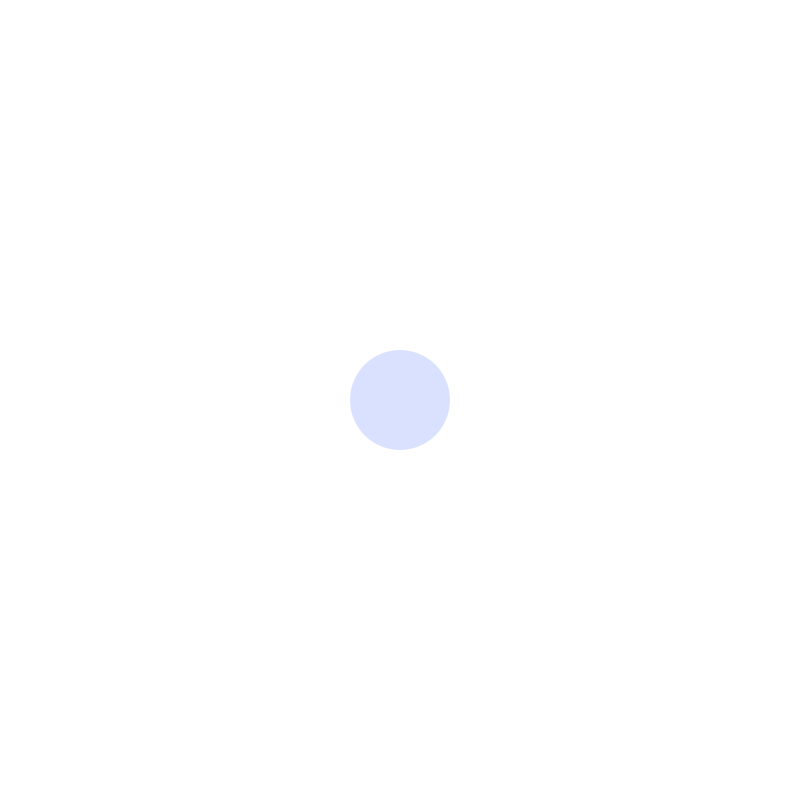
Frame 1 (no input)
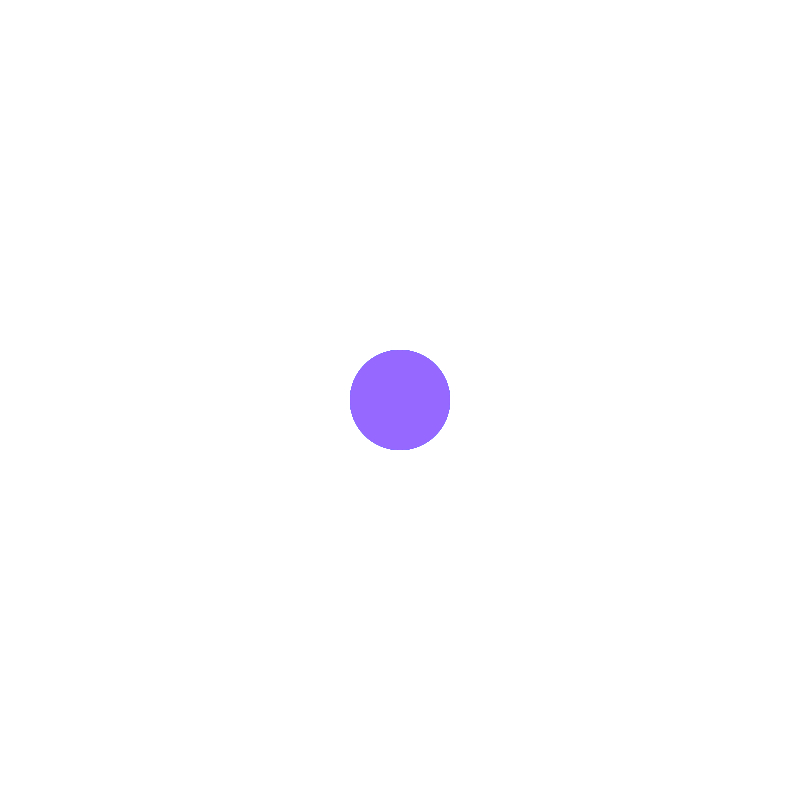
Frame 60 (the mouse pressed at the canvas centre just before this capture)
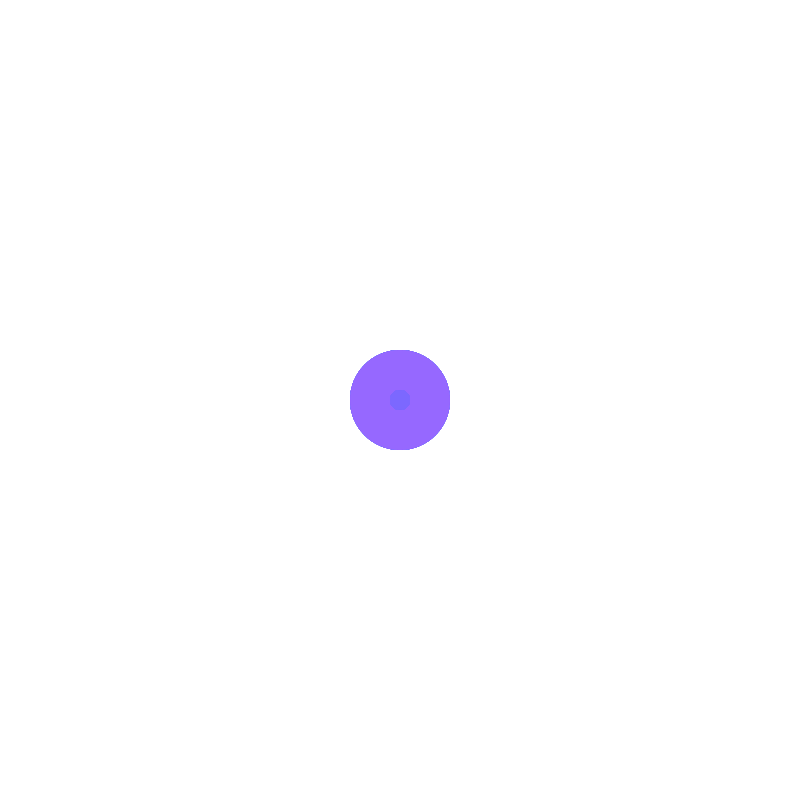
Frame 120 (the mouse held since frame 60 and released just before this capture)

The Processing sketch that drew these frames (run headless with seeded random() and noise(); from frame 60 on, the mouse is pressed at the canvas centre):

// Processing sketch: sketch___2
// ── sketch___2.pde
int counter;

void setup() {
size(800,800);
background(255); 
counter = 0;
}

void draw() {
noStroke();
fill(random(255),100,255,50);

if(mousePressed == true) {
ellipse(mouseX, mouseY, 20, 20);
}
else {
fill(random(255),100,255,50);
ellipse(height/2,width/2, 100,100);
}
}
